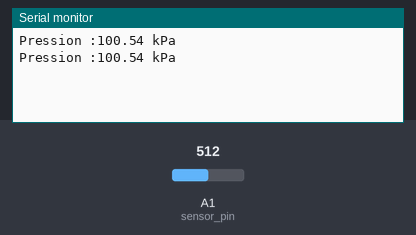
Bench run of a sketch on a simulated Arduino Uno, built with avr-gcc and run on an emulated ATmega328P. Shown: the last lines printed to the serial monitor. The inputs (shaded band) are chosen by the test bench; at power-on: A1 (sensor_pin) = 512.

Above: at 1.8 s.
1.9 s: A1 (sensor_pin) set to 716
At 2.8 s:
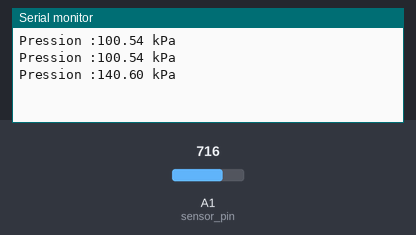
3.4 s: A1 (sensor_pin) set to 900
At 4.8 s:
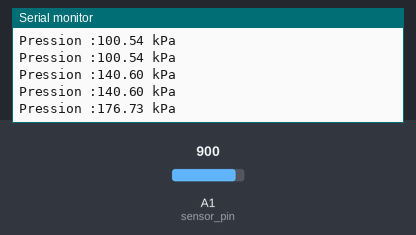
Timing chart, 0 to 6.4 s (numbered marks = the images above; inputs shaded):
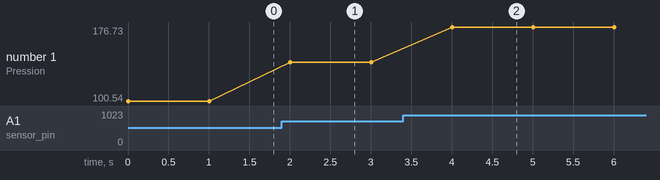

Measured:
- after the input at 1.9 s, the serial monitor: prints a new line after 0.10 s (image 1)
- after the input at 3.4 s, the serial monitor: prints a new line after 0.60 s (image 2)
- plotted number 1: 100.54 → 140.6 after the input at 1.9 s, 140.6 → 176.73 after the input at 3.4 s

The sketch:

Pierron-33187.ino
```cpp
const float GAIN = 248.9; // Ampli-op Gain
const float SENSIBILITY = 0.1; //Sensibility of the sensor
const int sensor_pin = A1;

void setup() {
  Serial.begin(9600);
}

void loop() {
  Serial.print("Pression :");
  Serial.print(getPression(sensor_pin));
  Serial.println(" kPa");
  delay(1000);
}

float getPression(int analogPin){
  float v = analogRead(analogPin)*5.0 / 1023; // Volts
  return v / GAIN * 1000 / SENSIBILITY; // kPa
}
```
